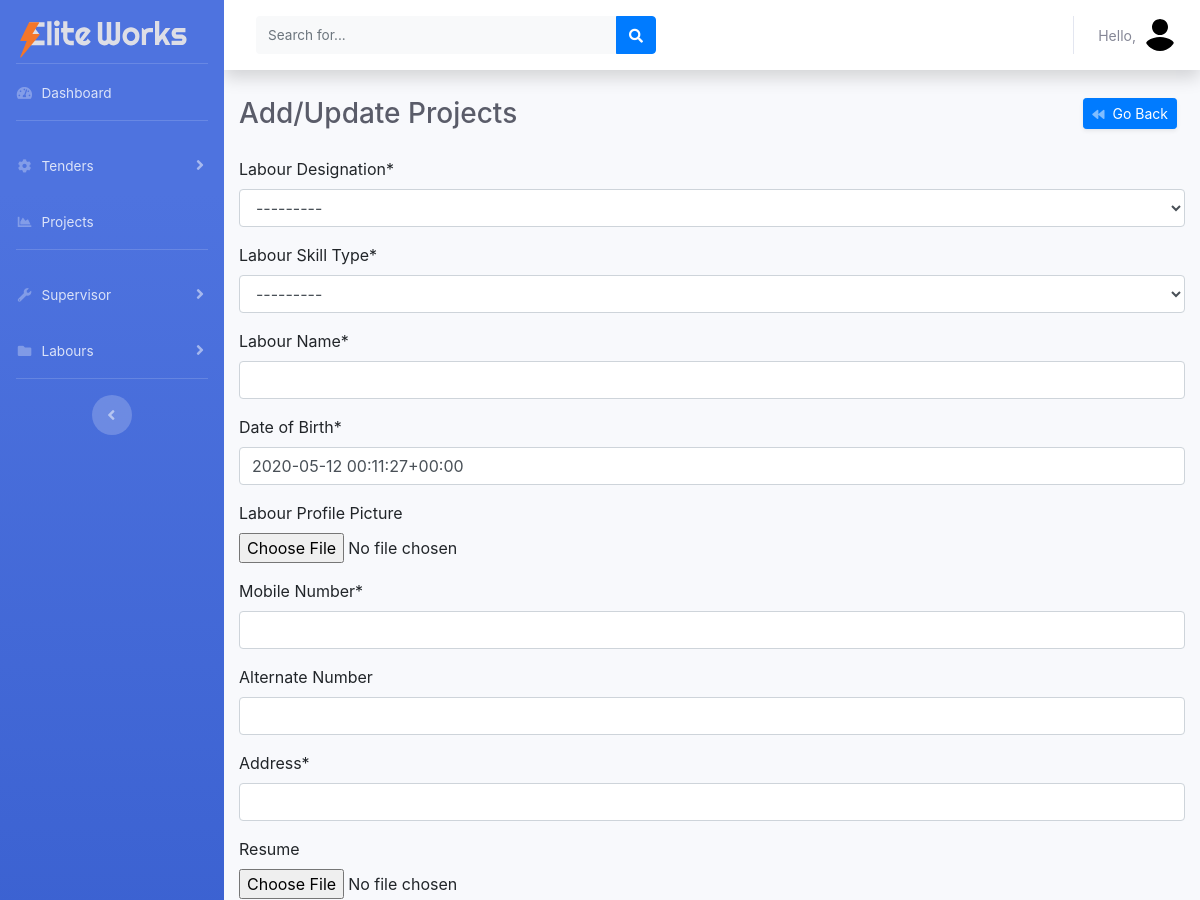
Before: /addlabour/7 (signed in, upper part) with the older database file.
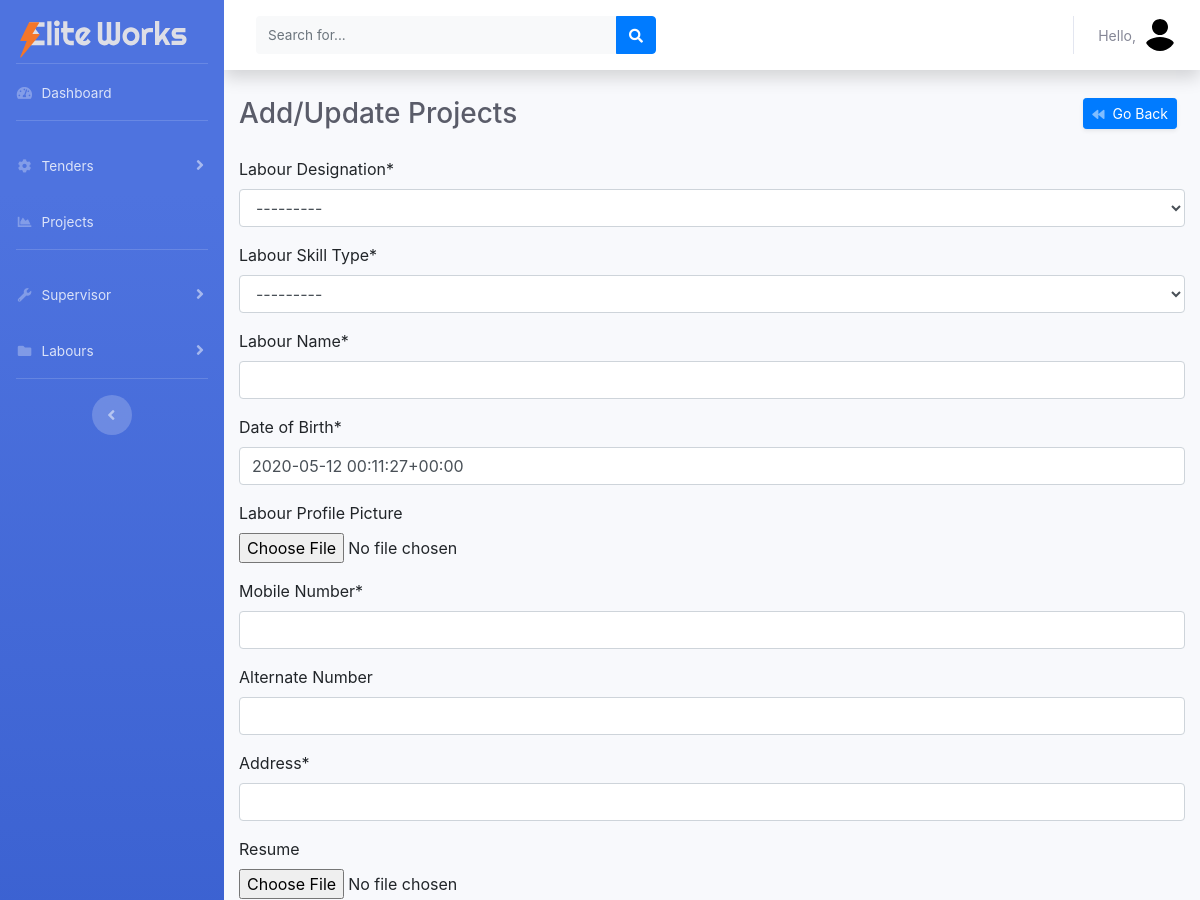
After: the same page with the newer database file.
### manpower/models.py (models this page shows)
class labourDesignation(models.Model):
    designation = models.CharField(
        'Labour Designation', max_length=50, null=True)
    def __str__(self):
        return self.designation
    class Meta:
        verbose_name = 'Labour Designation'
        verbose_name_plural = 'Labour Designation'

class labourSkillType(models.Model):
    skill_type = models.CharField(
        'Labour Skill Type', max_length=50, null=True)
    skill_type_amount = models.CharField(
        'Skill Type Amount', max_length=50, null=True)
    def __str__(self):
        return self.skill_type
    class Meta:
        verbose_name = 'Labour Skill Type'
        verbose_name_plural = 'Labour Skill Type'

### manpower/views.py (the view)
# urls.py: path('addlabour/<int:id>', views.addlabour, name='addlabour'),
def addlabour(request, id):
    if request.method == 'POST':
        form = addLabour(request.POST, request.FILES)
        if form.is_valid():
            form_data = form.save(commit=False)
            form_data.project = Projects.objects.get(id=id)
            form_data.save()
            return redirect('/project_details/' + str(Projects.objects.get(id=id).id))
    else:
        form = addLabour()
    context = {'form': form}
    return render(request, 'manpower/add_project.html', context)

### manpower/forms.py
class addLabour(forms.ModelForm):
    class Meta:
        model = labour
        fields = '__all__'
        exclude = ['project']
        widgets = {
            'dateofbirth': DatePickerInput(format='%Y-%m-%d')
        }

### manpower/templates/manpower/add_project.html (shortened to what this page needs)
{% extends "manpower/base.html" %}
{% load crispy_forms_tags %}
{% block content %}
{% load bootstrap4 %}
{% bootstrap_css %}
<div class="container">
    <div class="d-sm-flex align-items-center justify-content-between mb-4">
        <h1 class="h3 mb-0 text-gray-800">Add/Update Projects</h1>
        <a href="" onclick="history.go(-1)"
            class="d-xs-block my-1 mr-2 px-2 d-sm-inline-block btn btn-sm btn-primary shadow-sm"><i
                class="fas fa-backward fa-sm text-white-50 pr-2"></i>Go Back</a>
    </div>
    <form method='POST' enctype=multipart/form-data autocomplete="off">
        {{form|crispy}}
    </form>
</div>
{% endblock content %}

Changed rows visible on the page:
added labourDesignation: designation "---------"
added labourSkillType: skill_type "---------"
Other visible differences:
form field designation: "---------" → (not shown)
form field skill_type: "---------" → (not shown)
